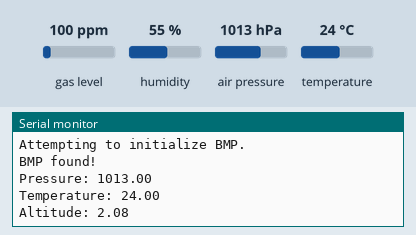
Simulated run of this sketch. Board: Arduino Uno, built with avr-gcc and run on an emulated ATmega328P. Shown: the last lines printed to the serial monitor. The inputs (shaded band) are chosen by the test bench; at power-on: air pressure 1013 hPa, temperature 24 °C, gas level 100 ppm, humidity 55 %.

Above: at 3.2 s.
3.3 s: air pressure set to 952 hPa
At 3.8 s:
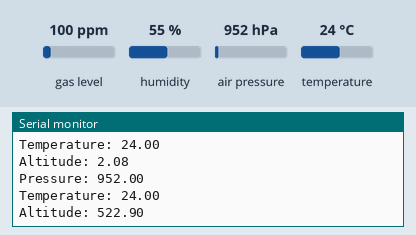
4.8 s: temperature set to 12 °C
At 6.0 s:
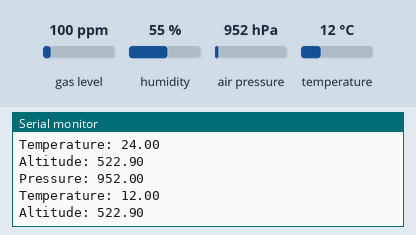
6.3 s: air pressure set to 975 hPa
At 7.7 s:
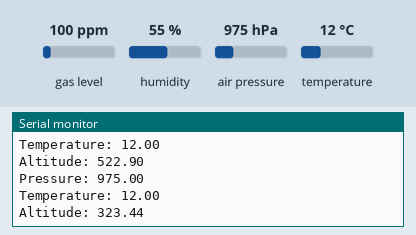
Timing chart, 0 to 9.3 s (numbered marks = the images above; inputs shaded):
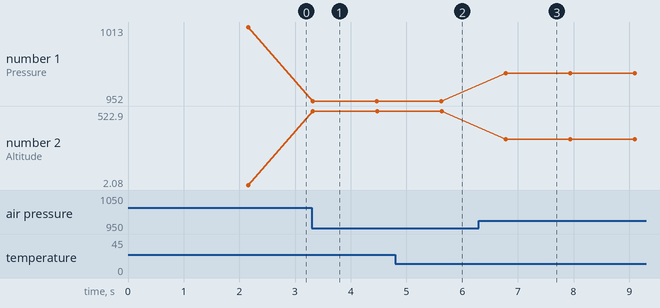

Measured:
- after the input at 3.3 s, the serial monitor: prints a new line at once (image 1)
- after the input at 4.8 s, the serial monitor: prints a new line after 0.83 s (image 2)
- after the input at 6.3 s, the serial monitor: prints a new line after 0.48 s (image 3)
- plotted number 1: 1013 → 952 after the input at 3.3 s, 952 → 975 after the input at 6.3 s
- plotted number 2: 2.08 → 522.9 after the input at 3.3 s, 522.9 → 323.44 after the input at 6.3 s

The sketch:

BMP_Sanity_Check.ino
```cpp
// PLEASE NOTE:
// Not for anything related to actual telemetry data.
// This file is part of a sequence of files meant for ensuring key components

#include <Adafruit_BMP3XX.h>
#include <Wire.h>

#define SEA_LEVEL_PRESSURE_HPA 1013.25

Adafruit_BMP3XX bmp;

void setup() {
  Serial.begin(115200);
  delay(2000);

  Serial.println("Attempting to initialize BMP.");

  Wire.begin();

  if (!bmp.begin_I2C(0x77, &Wire)) {
    Serial.println("Couldn't find BMP388 at 0x77, now attempting 0x76...");

    if (!bmp.begin_I2C(0x76, &Wire)) {
      Serial.println("Houston, we have a problem.");
      Serial.println("BMP not found...");
      while(1); // Never go to loop if BMP not found
    }
  }

  Serial.println("BMP found!");
}

void loop() {

  if (!bmp.performReading()) {
    Serial.println("BMP reading failed...");
    return;
  }

  float temp = bmp.temperature;
  float pressure = bmp.pressure / 100.0;
  float altitude = bmp.readAltitude(SEA_LEVEL_PRESSURE_HPA);
  Serial.print("Pressure: ");
  Serial.println(pressure);
  Serial.print("Temperature: ");
  Serial.println(temp);
  Serial.print("Altitude: ");
  Serial.println(altitude);

  delay(1000); // 1 second delay
}
```
